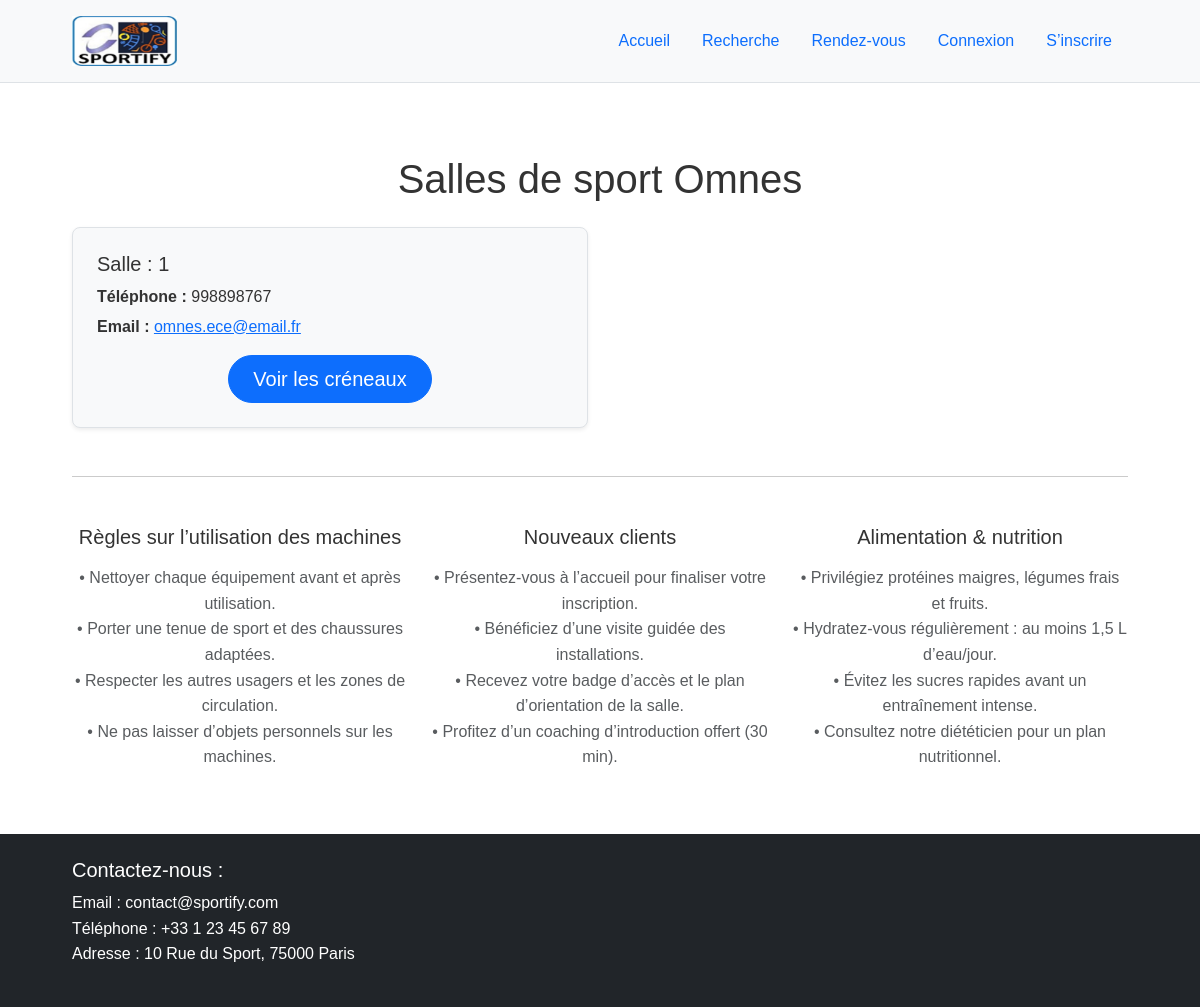
The page /salleSportOmnes.php on the database its author committed.
### public/salleSportOmnes.php (the view, shortened to what this page needs)
<?php
include __DIR__ . '/../includes/header.php';
require __DIR__ . '/../includes/db.php';
$salles = $pdo
    ->query("
      SELECT ID_Salle, Numero_Salle, EMail_Salle, Telephone_Salle
        FROM `salle de sport`
       ORDER BY ID_Salle ASC
    ")
    ->fetchAll(PDO::FETCH_ASSOC);
?>
<main class="container py-5">
  <h1 class="mb-4 text-center">Salles de sport Omnes</h1>
  <?php if (empty($salles)): ?>
    <div class="alert alert-info text-center">
      Aucune salle de sport n’est disponible pour le moment.
    </div>
  <?php else: ?>
    <div class="row gy-4">
      <?php foreach ($salles as $salle):
        $idSalle = (int) $salle['ID_Salle'];
        $numero  = htmlspecialchars($salle['Numero_Salle']);
        $email   = htmlspecialchars($salle['EMail_Salle']);
        $tel     = htmlspecialchars($salle['Telephone_Salle']);
      ?>
        <div class="col-sm-12 col-md-6">
          <div class="border rounded-3 shadow-sm p-4 d-flex flex-column justify-content-between"
               style="background-color: #f8f9fa; height: 100%;">
            <div>
              <h2 class="h5 mb-2">Salle : <?= $numero ?></h2>
              <p class="mb-1"><strong>Téléphone :</strong> <?= $tel ?></p>
              <p class="mb-3">
                <strong>Email :</strong>
                <a href="mailto:<?= $email ?>"><?= $email ?></a>
              </p>
            </div>
            <div class="text-center mt-auto">
              <a
                href="creneauxSalle.php?salle_id=<?= $idSalle ?>"
                class="btn btn-primary btn-lg rounded-pill px-4"
              >
                Voir les créneaux
              </a>
            </div>
          </div>
        </div>
      <?php endforeach; ?>
    </div>
  <?php endif; ?>
  <hr class="my-5">
  <section class="text-center">
    <div class="row justify-content-center gx-4 gy-5">
      <div class="col-md-4">
        <h2 class="h5 mb-3">Règles sur l’utilisation des machines</h2>
        <p class="text-muted">
          • Nettoyer chaque équipement avant et après utilisation.<br>
          • Porter une tenue de sport et des chaussures adaptées.<br>
          • Respecter les autres usagers et les zones de circulation.<br>
          • Ne pas laisser d’objets personnels sur les machines.
        </p>
      </div>
      <div class="col-md-4">
        <h2 class="h5 mb-3">Nouveaux clients</h2>
        <p class="text-muted">
          • Présentez-vous à l’accueil pour finaliser votre inscription.<br>
          • Bénéficiez d’une visite guidée des installations.<br>
          • Recevez votre badge d’accès et le plan d’orientation de la salle.<br>
          • Profitez d’un coaching d’introduction offert (30 min).
        </p>
      </div>
      <div class="col-md-4">
        <h2 class="h5 mb-3">Alimentation & nutrition</h2>
        <p class="text-muted">
          • Privilégiez protéines maigres, légumes frais et fruits.<br>
          • Hydratez-vous régulièrement : au moins 1,5 L d’eau/jour.<br>
          • Évitez les sucres rapides avant un entraînement intense.<br>
          • Consultez notre diététicien pour un plan nutritionnel.
        </p>
      </div>
    </div>
  </section>
</main>
<?php include __DIR__ . '/../includes/footer.php'; ?>

### assets/css/styles.css (style rules this page uses)
* { margin: 0; padding: 0; box-sizing: border-box; }
body { font-family: Arial, sans-serif; line-height: 1.6; color: #333; }
.container { width: 90%; max-width: 1200px; margin: auto; }

### rows shown on the page
salle de sport: Numero_Salle "1", Telephone_Salle "998898767", EMail_Salle "omnes.ece@email.fr"
